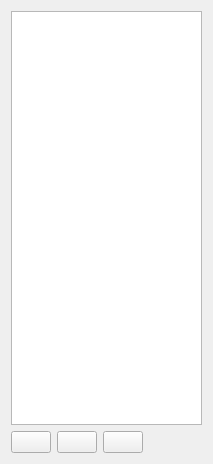
<?xml version="1.0" encoding="UTF-8"?>
<ui version="4.0">
 <class>ProjectPane</class>
 <widget class="QWidget" name="ProjectPane">
  <property name="geometry">
   <rect>
    <x>0</x>
    <y>0</y>
    <width>213</width>
    <height>464</height>
   </rect>
  </property>
  <property name="windowTitle">
   <string>Form</string>
  </property>
  <layout class="QVBoxLayout" name="verticalLayout">
   <item>
    <widget class="QTreeView" name="treeProject"/>
   </item>
   <item>
    <layout class="QHBoxLayout" name="horizontalLayout">
     <item>
      <widget class="QPushButton" name="buttonAdd">
       <property name="toolTip">
        <string>Add files/folders</string>
       </property>
       <property name="text">
        <string/>
       </property>
       <property name="icon">
        <iconset resource="../../../res.qrc">
         <normaloff>:/resources/actions/list-add.png</normaloff>:/resources/actions/list-add.png</iconset>
       </property>
      </widget>
     </item>
     <item>
      <widget class="QPushButton" name="buttonRemove">
       <property name="toolTip">
        <string>Remove File/Folders</string>
       </property>
       <property name="icon">
        <iconset resource="../../../res.qrc">
         <normaloff>:/resources/actions/list-remove.png</normaloff>:/resources/actions/list-remove.png</iconset>
       </property>
      </widget>
     </item>
     <item>
      <widget class="QPushButton" name="buttonSettings">
       <property name="icon">
        <iconset resource="../../../res.qrc">
         <normaloff>:/resources/actions/configure.png</normaloff>:/resources/actions/configure.png</iconset>
       </property>
      </widget>
     </item>
     <item>
      <spacer name="horizontalSpacer">
       <property name="orientation">
        <enum>Qt::Horizontal</enum>
       </property>
       <property name="sizeHint" stdset="0">
        <size>
         <width>40</width>
         <height>20</height>
        </size>
       </property>
      </spacer>
     </item>
    </layout>
   </item>
  </layout>
 </widget>
 <resources>
  <include location="../../../res.qrc"/>
 </resources>
 <connections/>
</ui>
